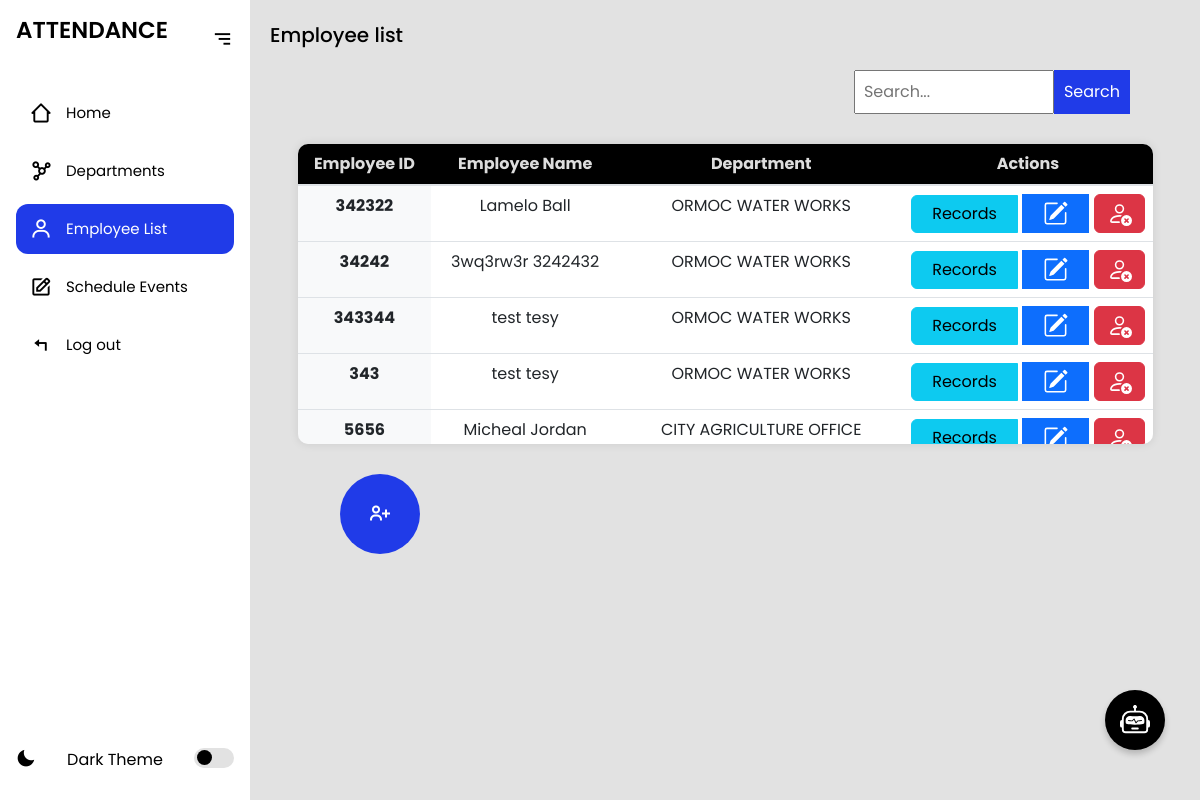
The app's page /employeelist/ (signed in) with its own data.
### myapp/models.py (models this page shows, shortened)
class Employee(models.Model):
    employee_id = models.CharField(max_length=100, unique=True)
    first_name = models.CharField(max_length=120)
    last_name = models.CharField(max_length=120)
    username = models.CharField(max_length=100, unique=True, default='defaultuser')
    password = models.CharField(max_length=128, default='defaultpassword')
    department_name = models.ForeignKey(Department, on_delete=models.CASCADE, related_name='employees')
    updated = models.DateTimeField(auto_now=True)
    created = models.DateTimeField(auto_now_add=True)
    class Meta:
        ordering = ['-updated', '-created']

class Department(models.Model):
    name = models.CharField(max_length=100)
    def __str__(self):
        return self.name

### myapp/views.py (the view, shortened to what this page needs)
# urls.py: path('employeelist/', views.employeelist, name='employeelist'),
@login_required
def employeelist(request):
    search_query = request.GET.get('search', '')
    if search_query:
        employees = Employee.objects.filter(
            Q(employee_id__icontains=search_query) |
            Q(first_name__icontains=search_query) |
            Q(last_name__icontains=search_query) |
            Q(department_name__name__icontains=search_query)
        )
    else:
        employees = Employee.objects.all()
    departments = Department.objects.all()  # Fetch departments here
    context = {
        "employees": employees,
        "departments": departments
    }
    return render(request, 'employeelist.html', context)

### myapp/templates/employeelist.html (shortened to what this page needs)
{% extends 'index.html' %}
{% block content %}
<section class="home">
    <p>Employee list</p>
<form method="GET" action="{% url 'employeelist' %}" class="search-parent">
  <input type="search" name="search" placeholder="Search..." class="search" value="{{ request.GET.search }}" />
  <button type="submit">Search</button>
</form>
<div class="table-container">
    <table class="table">
        <thead>
            <tr>
                <th scope="col">Employee ID</th>
                <th scope="col">Employee Name</th>
                <th scope="col">Department</th>
                <th scope="col">Actions</th>
            </tr>
        </thead>
        <tbody>
            {% for employee in employees %}
            <tr>
                <th scope="row">{{ employee.employee_id }}</th>
                <td>{{ employee.first_name }} {{ employee.last_name }}</td>
                <td>{{ employee.department_name }}</td>
                <td>
                    <div class="btn-group" style="display: flex; flex-direction: row; align-items: center; gap: 5px;  ">
                        <a class="btn btn-info" href="{% url 'view_employee' employee.employee_id %}">Records</a>
                        <a class="btn btn-primary" data-bs-toggle="modal" data-bs-target="#editEmployeeModal{{ employee.id }}" role="button">
                        </a>
                        <form action="{% url 'delete_employee' employee.id %}" method="POST">
                            <button type="button" class="btn btn-danger" data-bs-toggle="modal" data-bs-target="#deleteModal-{{ employee.id }}">
                            </button>
                        </form>
                    </div>
                </td>
            </tr>
            {% empty %}
            <tr>
                <td colspan="6">Employee doesnt exist</td>
            </tr>
            {% endfor %}
        </tbody>
    </table>
</div>
<div class='add-emp'
style="
    display: flex;
    align-items: center;
    justify-content: start;
    margin-left: 90px;
    ">
<button title="Add new employee" type="button"
class="bx bx-user-plus"
data-bs-toggle="modal"
data-bs-target="#signupModal"
style="
    width: 80px;
    height: 80px;
    border-radius: 50%;
    font-size: 24px;
    display: flex;
    align-items: center;
    justify-content: center;
    color: white;
    border: none;
    cursor: pointer;
    ">
</button>
</div>
</section>
{% endblock %}

### myapp/static/css/styles.css (style rules this page uses)
* { margin: 0; padding: 0; box-sizing: border-box; font-family: "Poppins", sans-serif; --color-hover: rgb(32, 59, 232); --transition: all 0.2s ease; }
:root { --color-white: #fff; --color-black: #000; --color-bg: #e2e2e2; }
.home { position: relative; top: 0; left: 78px; width: calc(100% - 78px); min-height: 100vh; background: var(--color-bg); z-index: 6; transition: var(--transition); }
.sidebar.expand ~ .home { left: 250px; width: calc(100% - 250px); transition: var(--transition); }
.home p { font-size: 20px; font-weight: 500; color: var(--color-black); display: inline-block; margin: 20px; white-space: nowrap; }
input, select { width: 100%; padding: 8px; margin-top: 5px; }
button { padding: 10px; background-color: rgb(32, 59, 232); color: white; border: none; cursor: pointer; }
.table-container { width: 90%; max-height: 300px; overflow-y: scroll; margin: 30px auto; border-radius: 10px; box-shadow: 0 0 10px rgba(0, 0, 0, 0.1); }
.table-container { scrollbar-width: thin; scrollbar-color: transparent transparent; }
.table { width: 100%; background-color: transparent; border-collapse: collapse; }
.table th, .table td { padding: 0.75rem; vertical-align: top; border: px solid #000000; }
.table thead th { position: sticky; top: 0; z-index: 10; vertical-align: bottom; border-bottom: 2px solid #dee2e6; background-color: #000000; text-align: left; color: #ddd; text-align: center; }
.table th { font-weight: bold; background-color: #f8f9fa; }
.table tr:nth-child(even) { background-color: #f2f2f2; }
.table tr:nth-child(odd) { background-color: #f2f2f2; }
.table td { text-align: center; }
.table th[scope="row"] { background-color: #f8f9fa; text-align: center; }
.search { width: 200px; }
.search-parent { display: flex; justify-content: end; margin-right: 70px; margin-bottom: 10px; }

### records on screen
Employee: employee_id "342322", first_name "Lamelo", last_name "Ball", department_name "ORMOC WATER WORKS"
Employee: employee_id "34242", first_name "3wq3rw3r", last_name "3242432", department_name "ORMOC WATER WORKS"
Employee: employee_id "343344", first_name "test", last_name "tesy", department_name "ORMOC WATER WORKS"
Employee: employee_id "343", first_name "test", last_name "tesy", department_name "ORMOC WATER WORKS"
Employee: employee_id "5656", first_name "Micheal", last_name "Jordan", department_name "CITY AGRICULTURE OFFICE"
